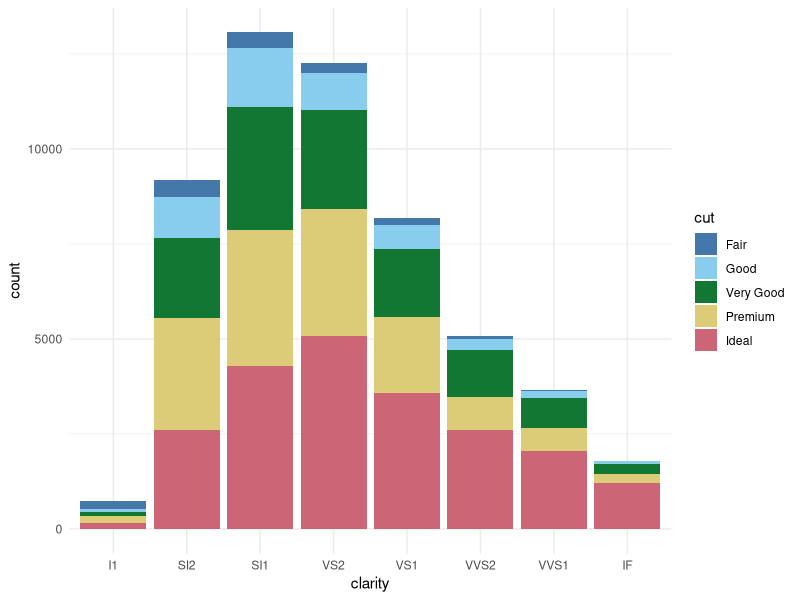

This chart was generated by the following R code:
library(ggthemes)


### Name: scale_colour_ptol
### Title: Color Scales from Paul Tol's "Colour Schemes
### Aliases: scale_colour_ptol scale_color_ptol scale_fill_ptol

### ** Examples

library("ggplot2")

p2 <- ggplot(mtcars, aes(x = wt, y = mpg, colour = factor(gear))) +
  geom_point() +
  geom_smooth(method = "lm", se = FALSE) +
  scale_color_ptol("cyl") +
  theme_minimal() +
  ggtitle("Cars")

ggplot(diamonds, aes(x = clarity, fill = cut)) +
  geom_bar() +
  scale_fill_ptol() +
  theme_minimal()
